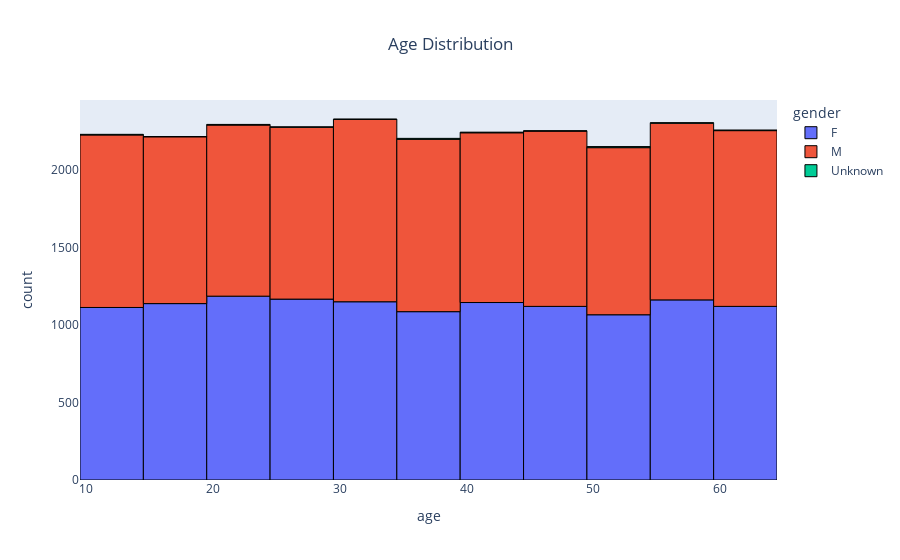

Source (notebook cell):
### Code cell
# age distribution
fig = px.histogram(df, x='age', nbins=26, title='Age Distribution', color='gender')
fig.update_traces(marker=dict(line=dict(width=1, color='black')))
fig.update_layout(title_x=0.5)
fig.show()

### Figure 1 — Plotly figure (JSON) as saved in the notebook; plotly's stock layout.template omitted (floating-point values rounded to 4 significant figures; data arrays with more than 128 entries replaced by an {"elided": "..."} marker saying what was removed)
{"data": [{"alignmentgroup": "True", "bingroup": "x", "hovertemplate": "gender=F<br>age=%{x}<br>count=%{y}<extra></extra>", "legendgroup": "F", "marker": {"color": "#636efa", "line": {"color": "black", "width": 1}, "pattern": {"shape": ""}}, "name": "F", "nbinsx": 26, "offsetgroup": "F", "orientation": "v", "showlegend": true, "type": "histogram", "x": {"elided": "12464 int values"}, "xaxis": "x", "yaxis": "y"}, {"alignmentgroup": "True", "bingroup": "x", "hovertemplate": "gender=M<br>age=%{x}<br>count=%{y}<extra></extra>", "legendgroup": "M", "marker": {"color": "#EF553B", "line": {"color": "black", "width": 1}, "pattern": {"shape": ""}}, "name": "M", "nbinsx": 26, "offsetgroup": "M", "orientation": "v", "showlegend": true, "type": "histogram", "x": {"elided": "12279 int values"}, "xaxis": "x", "yaxis": "y"}, {"alignmentgroup": "True", "bingroup": "x", "hovertemplate": "gender=Unknown<br>age=%{x}<br>count=%{y}<extra></extra>", "legendgroup": "Unknown", "marker": {"color": "#00cc96", "line": {"color": "black", "width": 1}, "pattern": {"shape": ""}}, "name": "Unknown", "nbinsx": 26, "offsetgroup": "Unknown", "orientation": "v", "showlegend": true, "type": "histogram", "x": [40, 12, 46, 40, 57, 33, 23, 50, 63, 63, 64, 26, 35, 47, 54, 19, 21, 50, 39, 43, 20, 35, 54, 38, 64, 17, 20, 11, 51, 51, 44, 57, 13, 34, 36, 13, 59, 53, 31, 25, 38], "xaxis": "x", "yaxis": "y"}], "layout": {"barmode": "relative", "legend": {"title": {"text": "gender"}, "tracegroupgap": 0}, "title": {"text": "Age Distribution", "x": 0.5}, "xaxis": {"anchor": "y", "domain": [0, 1], "title": {"text": "age"}}, "yaxis": {"anchor": "x", "domain": [0, 1], "title": {"text": "count"}}}}
